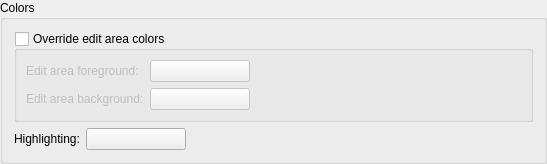
    <widget class="QGroupBox" name="groupBox_12">
     <property name="title">
      <string>Colors</string>
     </property>
     <layout class="QVBoxLayout" name="verticalLayout_10">
      <item>
       <widget class="QGroupBox" name="editAreaOverrideCheckBox">
        <property name="toolTip">
         <string>Select to set the color of the edit area different to the default style</string>
        </property>
        <property name="title">
         <string>Override edit area colors</string>
        </property>
        <property name="checkable">
         <bool>true</bool>
        </property>
        <property name="checked">
         <bool>false</bool>
        </property>
        <layout class="QGridLayout" name="gridLayout_6">
         <item row="0" column="0">
          <widget class="QLabel" name="TextLabel2_2_2_2_2_12">
           <property name="text">
            <string>Edit area foreground:</string>
           </property>
          </widget>
         </item>
         <item row="0" column="1">
          <widget class="QPushButton" name="editAreaForegroundButton">
           <property name="minimumSize">
            <size>
             <width>100</width>
             <height>0</height>
            </size>
           </property>
           <property name="toolTip">
            <string>Select the foreground color for the edit area.</string>
           </property>
           <property name="text">
            <string/>
           </property>
          </widget>
         </item>
         <item row="0" column="2">
          <spacer name="horizontalSpacer_6">
           <property name="orientation">
            <enum>Qt::Horizontal</enum>
           </property>
           <property name="sizeHint" stdset="0">
            <size>
             <width>263</width>
             <height>20</height>
            </size>
           </property>
          </spacer>
         </item>
         <item row="1" column="0">
          <widget class="QLabel" name="TextLabel2_2_2_2_2_11">
           <property name="text">
            <string>Edit area background:</string>
           </property>
          </widget>
         </item>
         <item row="1" column="1">
          <widget class="QPushButton" name="editAreaBackgroundButton">
           <property name="minimumSize">
            <size>
             <width>100</width>
             <height>0</height>
            </size>
           </property>
           <property name="toolTip">
            <string>Select the background color for the edit area.</string>
           </property>
           <property name="text">
            <string/>
           </property>
          </widget>
         </item>
        </layout>
       </widget>
      </item>
      <item>
       <layout class="QHBoxLayout" name="horizontalLayout_8">
        <item>
         <widget class="QLabel" name="label_20">
          <property name="text">
           <string>Highlighting:</string>
          </property>
         </widget>
        </item>
        <item>
         <widget class="QPushButton" name="highlightingBackgroundButton">
          <property name="minimumSize">
           <size>
            <width>100</width>
            <height>0</height>
           </size>
          </property>
          <property name="toolTip">
           <string>Select the color for the caret.</string>
          </property>
          <property name="text">
           <string/>
          </property>
         </widget>
        </item>
        <item>
         <spacer name="spacer">
          <property name="orientation">
           <enum>Qt::Horizontal</enum>
          </property>
          <property name="sizeType">
           <enum>QSizePolicy::Expanding</enum>
          </property>
          <property name="sizeHint" stdset="0">
           <size>
            <width>347</width>
            <height>20</height>
           </size>
          </property>
         </spacer>
        </item>
       </layout>
      </item>
     </layout>
    </widget>
